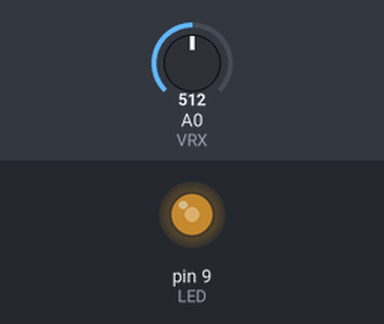
Simulated run of this sketch. Board: Arduino Uno, built with avr-gcc and run on an emulated ATmega328P. On the bench: output pins drawn as LEDs (lit = HIGH). Inputs (shaded band) come from the test bench; at power-on: A0 (VRX) = 512.

Above: at 1.2 s.
1.3 s: A0 (VRX) set to 716
At 1.9 s:
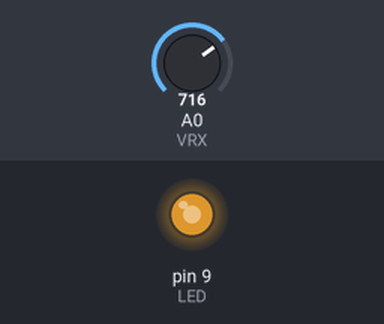
2.8 s: A0 (VRX) set to 900
At 4.0 s:
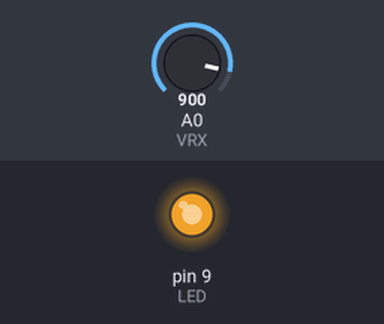
4.3 s: A0 (VRX) set to 122
At 5.4 s:
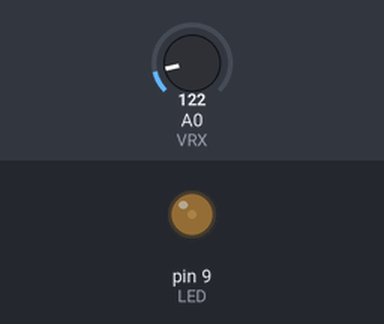
5.8 s: A0 (VRX) set to 0
At 6.5 s:
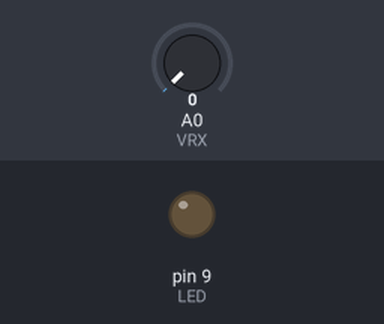
7.3 s: A0 (VRX) set to 511
At 7.6 s:
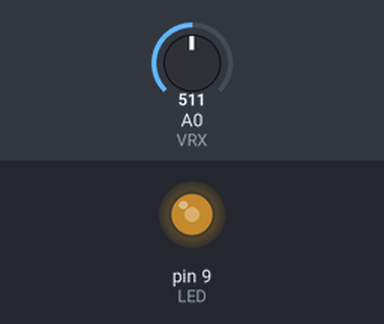
Timing chart, 0 to 9.8 s (numbered marks = the images above; inputs shaded):
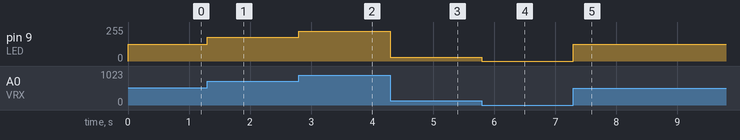

The sketch:

LED_joy_control.ino
```cpp
#define VRX 0
#define LED 9


void setup() {

}

void loop() {
   int data = analogRead(VRX);
   data = map(data, 0, 1023, 0, 255);
   data = constrain(data, 0, 255);
   analogWrite(LED, data);


}
```

Measured:
- after the input at 1.3 s, pin 9 (LED): 127/255 → 178/255 at once
- after the input at 2.8 s, pin 9 (LED): 178/255 → 224/255 at once
- after the input at 4.3 s, pin 9 (LED): 224/255 → 30/255 at once
- after the input at 5.8 s, pin 9 (LED): 30/255 → 0/255 at once
- after the input at 7.3 s, pin 9 (LED): 0/255 → 127/255 at once
